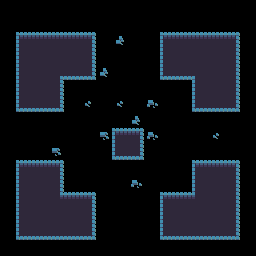

The image is a tile-based game level rendered from a .tmx file. Its description and complete source (layers, tilesets, objects, tile grids) follow:
An orthogonal 16x16 tile map with 16x16 px tiles, 1 tile layer (Layout), 4 tilesets.

<map version="1.0" tiledversion="1.1.2" orientation="orthogonal" renderorder="right-down" width="16" height="16" tilewidth="16" tileheight="16" infinite="0" nextobjectid="1">
 <tileset firstgid="1" source="world1_tileset.tsx" />
 <tileset firstgid="241" source="world1_doors_front.tsx" />
 <tileset firstgid="385" source="world1_doors_side.tsx" />
 <tileset firstgid="475" source="object_rocks.tsx" />
 <layer name="Layout" width="16" height="16">
  <data encoding="csv">
0,0,0,0,0,0,0,0,0,0,0,0,0,0,0,0,
0,0,0,0,0,0,0,0,0,0,0,0,0,0,0,0,
0,1,2,2,2,3,0,186,0,0,1,2,2,2,3,0,
0,25,26,26,26,27,0,0,0,0,25,26,26,26,27,0,
0,25,26,73,50,51,186,0,0,0,49,50,74,26,27,0,
0,25,26,27,0,0,0,0,0,0,0,0,25,26,27,0,
0,49,50,51,0,187,0,187,0,185,0,0,49,50,51,0,
0,0,0,0,0,0,0,0,186,0,0,0,0,0,0,0,
0,0,0,0,0,0,184,1,3,185,0,0,0,187,0,0,
0,0,0,184,0,0,0,49,51,0,0,0,0,0,0,0,
0,1,2,3,0,0,0,0,0,0,0,0,1,2,3,0,
0,25,26,27,0,0,0,0,185,0,0,0,25,26,27,0,
0,25,26,97,2,3,0,0,0,0,1,2,98,26,27,0,
0,25,26,26,26,27,0,0,0,0,25,26,26,26,27,0,
0,49,50,50,50,51,0,0,0,0,49,50,50,50,51,0,
0,0,0,0,0,0,0,0,0,0,0,0,0,0,0,0
</data>
 </layer>
</map>
